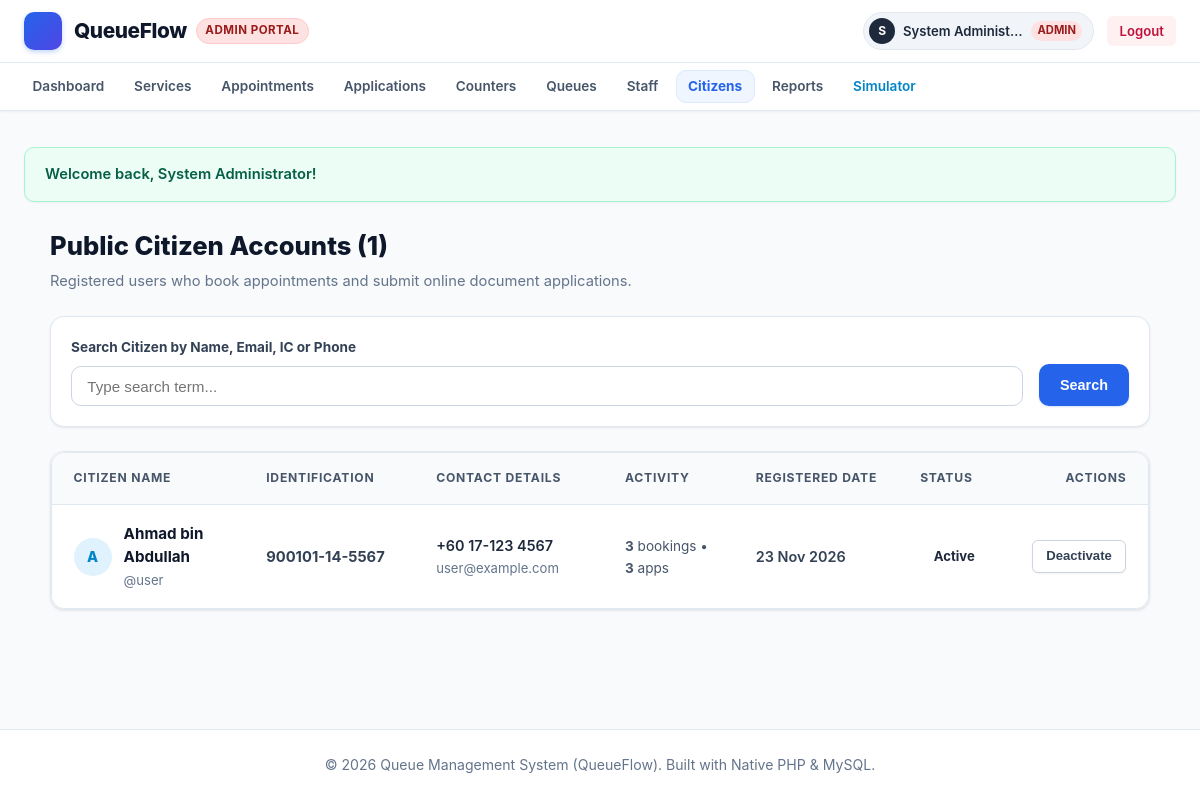
/admin/user_management.php (signed in), run on the app's committed database.
### tables this page shows
CREATE TABLE `users` (
  `id` INT AUTO_INCREMENT PRIMARY KEY,
  `username` VARCHAR(50) NOT NULL UNIQUE,
  `email` VARCHAR(100) NULL UNIQUE,
  `password` VARCHAR(255) NOT NULL,
  `full_name` VARCHAR(100) NOT NULL,
  `ic_passport` VARCHAR(50) NULL,
  `phone` VARCHAR(30) NULL,
  `role` ENUM('admin', 'staff', 'user') NOT NULL DEFAULT 'user',
  `status` ENUM('active', 'inactive') NOT NULL DEFAULT 'active',
  `created_at` TIMESTAMP DEFAULT CURRENT_TIMESTAMP
);

### admin/user_management.php (the view, shortened to what this page needs)
<?php
require_once __DIR__ . '/../includes/functions.php';
$pdo = getDBConnection();
$search = trim($_GET['search'] ?? '');
$sql = "
    SELECT u.*,
        (SELECT COUNT(*) FROM appointments WHERE user_id = u.id) as booking_count,
        (SELECT COUNT(*) FROM applications WHERE user_id = u.id) as app_count
    FROM users u
    WHERE u.role = 'user'
";
$params = [];
$sql .= " ORDER BY u.id DESC";
$stmt = $pdo->prepare($sql);
$stmt->execute($params);
$citizens = $stmt->fetchAll();
require_once __DIR__ . '/../includes/header.php';
?>
<div style="max-width: 1100px; margin: 1.5rem auto;">
    <div style="display: flex; justify-content: space-between; align-items: center; margin-bottom: 1.5rem; flex-wrap: wrap; gap: 1rem;">
        <div>
            <h1 style="font-size: 1.6rem; font-weight: 800; color: #0f172a; margin-bottom: 0.25rem;">
                Public Citizen Accounts (<?php echo count($citizens); ?>)
            </h1>
            <p style="color: var(--text-muted); font-size: 0.92rem; margin: 0;">
                Registered users who book appointments and submit online document applications.
            </p>
        </div>
    </div>
    <div class="card" style="padding: 1.25rem; margin-bottom: 1.5rem;">
        <form method="GET" action="user_management.php" style="display: flex; gap: 1rem; align-items: flex-end;">
            <div style="flex: 1;">
                <label class="form-label" for="search" style="font-size: 0.85rem;">Search Citizen by Name, Email, IC or Phone</label>
                <input type="text" id="search" name="search" class="form-control" value="<?php echo e($search); ?>" placeholder="Type search term...">
            </div>
            <button type="submit" class="btn btn-primary" style="padding: 0.65rem 1.25rem;">
                <?php echo getIcon('search', 14); ?> Search
            </button>
        </form>
    </div>
    <div class="card" style="padding: 0; overflow: hidden;">
        <div class="table-responsive">
            <table class="data-table">
                <thead>
                    <tr>
                        <th style="width: 22%;">CITIZEN NAME</th>
                        <th style="width: 18%;">IDENTIFICATION</th>
                        <th style="width: 20%;">CONTACT DETAILS</th>
                        <th style="width: 15%;">ACTIVITY</th>
                        <th style="width: 12%;">REGISTERED DATE</th>
                        <th style="width: 8%;">STATUS</th>
                        <th style="width: 5%; text-align: right;">ACTIONS</th>
                    </tr>
                </thead>
                <tbody>
                    <?php if (empty($citizens)): ?>
                        <tr>
                            <td colspan="7" style="text-align: center; padding: 3rem 1rem; color: #94a3b8;">
                                No citizen accounts found.
                            </td>
                        </tr>
                    <?php else: ?>
                        <?php foreach ($citizens as $c): ?>
                            <tr>
                                <td>
                                    <div style="display: flex; align-items: center; gap: 0.75rem;">
                                        <div style="width: 38px; height: 38px; border-radius: 50%; background: #e0f2fe; color: #0284c7; font-weight: 800; display: flex; align-items: center; justify-content: center; font-size: 0.9rem; flex-shrink: 0;">
                                            <?php echo strtoupper(substr($c['full_name'], 0, 1)); ?>
                                        </div>
                                        <div>
                                            <strong style="color: #0f172a; font-size: 0.95rem;"><?php echo e($c['full_name']); ?></strong>
                                            <div class="cell-sub" style="margin-top: 0.15rem;">@<?php echo e($c['username']); ?></div>
                                        </div>
                                    </div>
                                </td>
                                <td>
                                    <strong style="color: #334155; font-size: 0.92rem;"><?php echo e($c['ic_passport'] ?: 'N/A'); ?></strong>
                                </td>
                                <td>
                                    <div style="font-size: 0.9rem; font-weight: 600; color: #1e293b;"><?php echo e($c['phone'] ?: 'N/A'); ?></div>
                                    <div class="cell-sub" style="margin-top: 0.15rem;"><?php echo e($c['email'] ?: 'No email'); ?></div>
                                </td>
                                <td>
                                    <span style="font-size: 0.85rem; color: #475569;">
                                        <strong><?php echo (int)$c['booking_count']; ?></strong> bookings &bull;
                                        <strong><?php echo (int)$c['app_count']; ?></strong> apps
                                    </span>
                                </td>
                                <td>
                                    <span style="font-weight: 600; color: #334155; font-size: 0.9rem;"><?php echo date('d M Y', strtotime($c['created_at'])); ?></span>
                                </td>
                                <td><?php echo renderStatusBadge($c['status']); ?></td>
                                <td style="text-align: right;">
                                    <div class="table-actions" style="justify-content: flex-end;">
                                        <form method="POST" action="user_management.php" style="margin: 0;">
                                            <button type="submit" class="btn btn-secondary btn-sm">
                                                <?php echo ($c['status'] === 'active') ? 'Deactivate' : 'Activate'; ?>
                                            </button>
                                        </form>
                                    </div>
                                </td>
                            </tr>
                        <?php endforeach; ?>
                    <?php endif; ?>
                </tbody>
            </table>
        </div>
    </div>
</div>
<?php require_once __DIR__ . '/../includes/footer.php'; ?>

### includes/functions.php (shortened to what this page needs)
<?php
function e($value) {
    return htmlspecialchars((string)$value, ENT_QUOTES, 'UTF-8');
}
function displayFlash() {
    $output = '';
    if (isset($_SESSION['flash_success'])) {
        $output .= '<div class="alert alert-success">' . getIcon('check-circle') . ' <span>' . e($_SESSION['flash_success']) . '</span></div>';
    }
    return $output;
}
function renderStatusBadge($status) {
    $badges = [
        'waiting'      => '<span class="badge badge-waiting"><span class="badge-dot dot-waiting"></span>' . getIcon('clock', 13) . ' Waiting</span>',
        'calling'      => '<span class="badge badge-calling"><span class="badge-dot dot-calling"></span>' . getIcon('bell', 13) . ' Calling</span>',
        'serving'      => '<span class="badge badge-serving"><span class="badge-dot dot-serving"></span>' . getIcon('play-circle', 13) . ' Serving</span>',
        'completed'    => '<span class="badge badge-completed"><span class="badge-dot dot-completed"></span>' . getIcon('check-circle', 13) . ' Completed</span>',
        'skipped'      => '<span class="badge badge-skipped"><span class="badge-dot dot-skipped"></span>' . getIcon('slash', 13) . ' Skipped</span>',
        'open'         => '<span class="badge badge-open"><span class="badge-dot dot-open"></span>' . getIcon('check', 13) . ' Open</span>',
        'closed'       => '<span class="badge badge-closed"><span class="badge-dot dot-closed"></span>' . getIcon('x', 13) . ' Closed</span>',
        'active'       => '<span class="badge badge-active"><span class="badge-dot dot-open"></span> Active</span>',
        'inactive'     => '<span class="badge badge-inactive"><span class="badge-dot dot-closed"></span> Inactive</span>',
        'confirmed'    => '<span class="badge badge-completed"><span class="badge-dot dot-completed"></span> Confirmed</span>',
        'pending'      => '<span class="badge badge-waiting"><span class="badge-dot dot-waiting"></span> Pending</span>',
        'cancelled'    => '<span class="badge badge-skipped"><span class="badge-dot dot-skipped"></span> Cancelled</span>',
        'approved'     => '<span class="badge badge-completed"><span class="badge-dot dot-completed"></span> Approved</span>',
        'submitted'    => '<span class="badge badge-calling"><span class="badge-dot dot-calling"></span> Submitted</span>',
        'under_review' => '<span class="badge badge-waiting"><span class="badge-dot dot-waiting"></span> Under Review</span>',
        'rejected'     => '<span class="badge badge-skipped"><span class="badge-dot dot-skipped"></span> Rejected</span>',
    ];
    return $badges[$status] ?? '<span class="badge">' . e(ucfirst($status)) . '</span>';
}
function getIcon($name, $size = 18, $class = "icon") {
    return $icons[$name] ?? '';
}

### data on the page
users: full_name "A", full_name "Ahmad bin Abdullah", username "user", ic_passport "900101-14-5567", phone "+60 17-123 4567", email "user@example.com", booking_count "3", app_count "3", created_at "23 Nov 2026", status "Active", shows "Deactivate"

### other printed values
substr($user['full_name'], 0, 1) "S"
$user['full_name'] "System Administ…"
$user['role'] "ADMIN"
$_SESSION['flash_success'] "Welcome back, System Administrator!"
count($citizens) "1"
